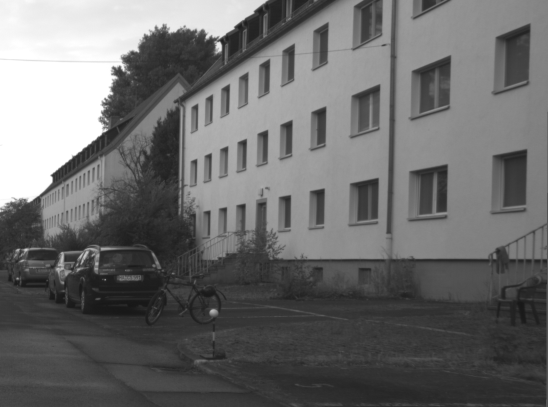
#> input picture Assignment2_LineDetection/road.png, 548 x 407 px
$ python main.py
#> lines starting #> are read from the running program, lines starting #| are printed output that depends on the picture; after the words box and inside, x2 and y2 are one past the last pixel; in counts of white or black regions, pixels touching at a corner belong together
### Assignment2_LineDetection/gaussian.py
import numpy as np


def gaussian_filter(sigma):
    """
    :param sigma: sigma of Gaussian filter
    :return: Gaussian kernel
    """

    # Rule of thumb for Gaussian
    size = 6 * sigma + 1

    kernel = np.zeros((size, size))
    for i in range(size):
        row = int(size / 2) - i
        for j in range(size):
            col = int(size / 2) - j
            kernel[i][j] = 1 / (2 * np.pi * sigma * sigma) * np.exp(-(col * col + row * row) / (2 * sigma * sigma))

    const = 1 / np.sum(kernel)
    kernel = np.multiply(kernel, const)

    return kernel

### Assignment2_LineDetection/convolution.py
import numpy as np
import math
from itertools import product
from numpy import dot, exp, mgrid, pi, ravel, square, uint8, zeros


# [36 lines left out: function convolve2, not called in this run]


def convolve(image, filter):
    # image: image pixel matrix
    # filter: filter matrix
    # Output is the concolved image

    row, col = image.shape
    kernel_size = filter.shape[0]
    convolved_image = np.zeros((row, col))

    pad_row = int((kernel_size - 1)/2)
    pad_col = int((kernel_size - 1)/2)

    result = np.zeros((row + (2 * pad_row), col + (2 * pad_col)))

    # copy image into center of result image
    # result[pad_row:pad_row + row, pad_col:pad_col + col] = image

    for i in range(len(result)):
        for j in range(len(result[0])):
            if i < pad_row:
                if j < pad_col:
                    result[i][j] = image[0][0]
                elif pad_col <= j < pad_col + col:
                    result[i][j] = image[0][j - pad_col]
                else:
                    result[i][j] = image[0][col - 1]
            elif pad_row <= i < pad_row + row:
                if j < pad_col:
                    result[i][j] = image[i - pad_row][0]
                elif pad_col <= j < pad_col + col:
                    result[i][j] = image[i - pad_row][j - pad_col]
                else:
                    result[i][j] = image[i - pad_row][col - 1]
            else:
                if j < pad_col:
                    result[i][j] = image[row - 1][0]
                elif pad_col <= j < pad_col + col:
                    result[i][j] = image[row - 1][j - pad_col]
                else:
                    result[i][j] = image[row - 1][col - 1]


    # Result image dimension
    R_height, R_width = result.shape[0], result.shape[1]
    flt_height = R_height - kernel_size + 1
    flt_width = R_width - kernel_size + 1

    # im2col, turn the kernel_size*kernel_size pixels into a row and np.vstack all rows
    image_array = np.zeros((flt_height * flt_width, kernel_size * kernel_size))
    row = 0
    for i, j in product(range(flt_height), range(flt_width)):
        window = ravel(result[i : i + kernel_size, j : j + kernel_size])  # Flatten the window matrix to an array
        image_array[row, :] = window
        row += 1

    #  turn the kernel into shape(k*k, 1)
    filter_array = ravel(filter)

    # reshape and get the filtered image
    flt = dot(image_array, filter_array).reshape(flt_height, flt_width)

    return flt

### Assignment2_LineDetection/hessian.py
import numpy as np
import convolution


def non_max_suppress(det_matrix):
    """
    :param det_matrix: determinant of hessian matrix
    :return: suppressed matrix
    """
    row, col = det_matrix.shape
    suppressed_matrix = np.zeros((row, col))

    for i in range(1, row - 1):
        for j in range(1, col - 1):
            n_11 = det_matrix[i - 1][j - 1]
            n_12 = det_matrix[i - 1][j]
            n_13 = det_matrix[i - 1][j + 1]
            n_21 = det_matrix[i][j - 1]
            n_22 = det_matrix[i][j]
            n_23 = det_matrix[i][j + 1]
            n_31 = det_matrix[i][j - 1]
            n_32 = det_matrix[i + 1][j]
            n_33 = det_matrix[i + 1][j + 1]

            if n_22 == max(n_11, n_12, n_13, n_21, n_22, n_23, n_31, n_32, n_33):
                suppressed_matrix[i][j] = n_22

    return suppressed_matrix


def hessian_detector(source, threshold):
    """
    :param source: source matrix
    :param threshold: pixel value threshold
    :return: suppressed determinant of hessian matrix
    """

    # Sobel filter
    v_kernel = np.array([[-1, 0, 1],
                         [-2, 0, 2],
                         [-1, 0, 1]])

    h_kernel = np.array([[1, 2, 1],
                         [0, 0, 0],
                         [-1, -2, -1]])

    Ix = np.array(convolution.convolve(source, v_kernel))
    Iy = np.array(convolution.convolve(source, h_kernel))

    Ixx = np.array(convolution.convolve(Ix, v_kernel))
    Ixy = np.array(convolution.convolve(Ix, h_kernel))
    Iyy = np.array(convolution.convolve(Iy, h_kernel))

    det = Ixx * Iyy - Ixy * Ixy

    det = np.where(det < threshold, 0, det)

    sup_det_mat = non_max_suppress(det)

    return sup_det_mat

### Assignment2_LineDetection/ransac.py
import numpy as np
import matplotlib.pyplot as plt
import matplotlib.patches as patches


def detect_points(source):
    """
    :param source: hessian matrix
    :return: list of coordinates of points with intensity which is not equal to 0
    """

    row, col = source.shape
    points = []
    for i in range(row):
        for j in range(col):
            if source[i][j] != 0:
                points.append((i, j))

    return points


def find_line(point_1, point_2):
    """
    :param point_1: coordinate of point 1
    :param point_2: coordinate of point 2
    :return: slope, intercept
    """

    x1, y1 = point_1
    x2, y2 = point_2
    if x1 == x2:
        m = np.inf
    else:
        m = (y2 - y1) / (x2 - x1)
    b = y1 - m * x1

    return m, b


def distance_point2line(slope, intercept, point):
    """
    :param slope: slope of the line
    :param intercept: intercept of the line
    :param point: coordinate of a point
    :return: distance from the point to the line
    """

    x2, y2 = point
    m1 = slope
    b1 = intercept
    if slope == 0:
        m2 = - np.inf
    else:
        m2 = - 1 / slope
    b2 = y2 - m2 * x2
    x1 = (b2 - b1) / (m1 - m2)
    y1 = m1 * x1 + b1

    dist = np.sqrt((y2 - y1) ** 2 + (x2 - x1) ** 2)

    return dist


def ransac(points, used_subset, min_inlier, dist_threshold):
    """
    :param points: list of coordinates of points with non-zero intensity
    :param used_subset: list of points that have been used
    :param min_inlier: minimum required number of inliers
    :param dist_threshold: distance threshold
    :return: best subset of points after n iterations
    """

    # Initial number of points
    s = 2
    # Distance threshold
    t = dist_threshold
    # Outlier ratio
    e = 0.5
    # Probability of a least one random sample is free from outliers
    p = 0.99
    # Number of samples
    n = int(np.ceil(np.log(1 - p) / np.log(1 - (1 - e) ** s)))

    best_subset = []
    best_num_inlier = 0

    for i in range(n):
        inlier_subset = []

        index_1 = np.random.randint(len(points))
        while index_1 in used_subset:
            index_1 = np.random.randint(len(points))

        index_2 = np.random.randint(len(points))
        while index_2 in used_subset:
            index_2 = np.random.randint((len(points)))

        slope, intercept = find_line(points[index_1], points[index_2])

        num_inlier = 0

        for index in range(len(points)):
            if distance_point2line(slope, intercept, points[index]) <= dist_threshold:
                num_inlier += 1
                inlier_subset.append(index)

        if num_inlier > best_num_inlier:
            best_num_inlier = num_inlier
            best_subset.clear()
            best_subset = inlier_subset.copy()

        if num_inlier >= min_inlier:
            break

    return best_subset


def ransac_findlines(image, hessian_matrix, min_inlier, dist_threshold, result_dir):
    """
    :param image: source image
    :param hessian_matrix: hessian matrix
    :param min_inlier: minimum required number of inliers
    :param dist_threshold: distance threshold
    :param result_dir: plot the points and lines on the image and save it to this directory
    """

    points = detect_points(hessian_matrix)
    used_subset = np.array([])
    lines = []

    i = 0
    while i < 4:
        find_subset = np.array(ransac(points, used_subset, min_inlier, dist_threshold))
        fig, ax = plt.subplots(1)
        ax.imshow(image)

        left_most = points[find_subset[0]]
        right_most = points[find_subset[0]]

        for index in find_subset:
            y, x = points[index]
            rect = patches.Rectangle((x, y), 3, 3, facecolor='r')
            ax.add_patch(rect)

            if x < left_most[1]:
                left_most = points[index]
            elif x > right_most[1]:
                right_most = points[index]

        line = (left_most, right_most)
        plt.plot([left_most[1], right_most[1]], [left_most[0], right_most[0]], color='red', linewidth=1)
        plt.show()

        print('Is it a correct line? (y/n)')
        x = input()
        if x == 'y':
            used_subset = np.append(used_subset, find_subset)
            lines.append(line)
            i += 1

    fig, ax = plt.subplots(1)
    ax.imshow(image)

    for index in used_subset:
        y, x = points[int(index)]
        rect = patches.Rectangle((x, y), 3, 3, facecolor='r')
        ax.add_patch(rect)

    for line in lines:
        plt.plot([line[0][1], line[1][1]], [line[0][0], line[1][0]], color='red', linewidth=1)

    plt.show()

    fig.savefig(result_dir + 'ransac.png')

### Assignment2_LineDetection/main.py
from pathlib import Path
from PIL import Image
import numpy as np
import convolution
import gaussian
import hessian
import ransac
import hough


def pre_processing(source_matrix, sigma, threshold):
    """
        sigma = 1 -> sigma=1 * 1
        sigma = 2 -> sigma=1 * 3
        sigma = 4 -> sigma=1 * 5
        sigma = 8 -> sigma=1 * 7
        """
    smoothed_matrix = np.copy(source_matrix)
    if sigma == 1 or sigma == 2 or sigma == 4 or sigma == 8:
        gauss_kernel = gaussian.gaussian_filter(1)
        for i in range(int(np.log2(sigma)) * 2 + 1):
            smoothed_matrix = convolution.convolve(smoothed_matrix, gauss_kernel)
    else:
        gauss_kernel = gaussian.gaussian_filter(sigma)
        smoothed_matrix = convolution.convolve(smoothed_matrix, gauss_kernel)

    hessain_matrix = hessian.hessian_detector(smoothed_matrix, threshold)

    return hessain_matrix


def line_detection(sigma=1, threshold=120000, min_inlier=30, dist_threshold=2, num_bin_x=181, num_bin_y=0):
    source_image = Image.open('road.png')
    result_dir = 'results/'
    if not Path(result_dir).exists():
        Path(result_dir).mkdir()
    source_matrix = np.array(source_image)

    hessian_matrix = pre_processing(source_matrix, sigma, threshold)
    hessian_image = Image.fromarray(hessian_matrix)
    hessian_image.convert("L").save(result_dir + 'hessian_sigma=' + str(sigma) + '_threshold=' + str(threshold) + '.png')

    ransac.ransac_findlines(source_image, hessian_matrix, min_inlier, dist_threshold, result_dir)

    num_bin_y = num_bin_y
    min_bin_y = np.sqrt(hessian_matrix.shape[0] ** 2 + hessian_matrix.shape[1] ** 2) * 2
    if num_bin_y < min_bin_y:
        num_bin_y = min_bin_y

    hough_space_matrix = hough.hough_findlines(source_image, hessian_matrix, result_dir, num_bin_x, num_bin_y)
    hough_space_image = Image.fromarray(hough_space_matrix)

    hough_space_image.convert("L").save(result_dir + 'hough_space_bin-x=' + str(int(num_bin_x)) + '_bin-y=' + str(int(num_bin_y)) + '.png')


def main():
    line_detection()
#> in line_detection, source_image is the input picture: PIL image 548x407 P; min 23, max 255, mean 107.6
#> the loop in pre_processing, `for i in range(int(np.log2(sigma)) * 2 + 1):` made 1 pass
#> pass 1, in pre_processing, `smoothed_matrix = convolution.convolve(smoothed_matrix, gauss_kernel)`:
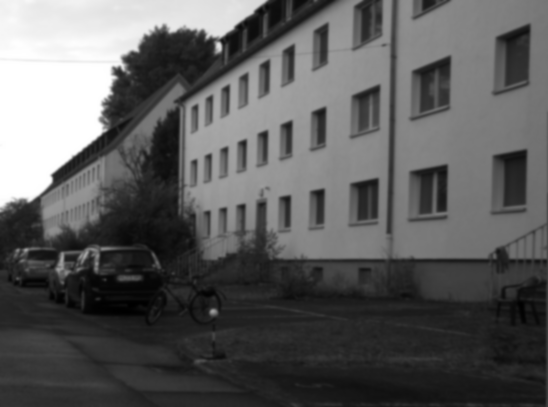
#> smoothed_matrix: shape (407, 548) float64; min 23.74, max 255, mean 107.6; drawn with min black and max white
#> the loop in convolve (call 2), `for i, j in product(range(flt_height), range(flt_width)):` made 223036 passes
#> window on passes 17 to 19: [244.3, 244.2, 244, 244.3, 244.2, 244, 244.4, 244.2, 243.9], [244.2, 244, 243.6, 244.2, 244, 243.6, 244.2, 243.9, 243.5], [244, 243.6, 243.1, 244, 243.6, 243.1, 243.9, 243.5, 243]
#> the loop in convolve (call 3), `for i, j in product(range(flt_height), range(flt_width)):` made 223036 passes
#> after the loop in convolve (call 3), `for i, j in product(range(flt_height), range(flt_width)):`: row = 223036
#> in convolve (call 3), `flt = dot(image_array, filter_array).reshape(flt_height, flt_width)`:
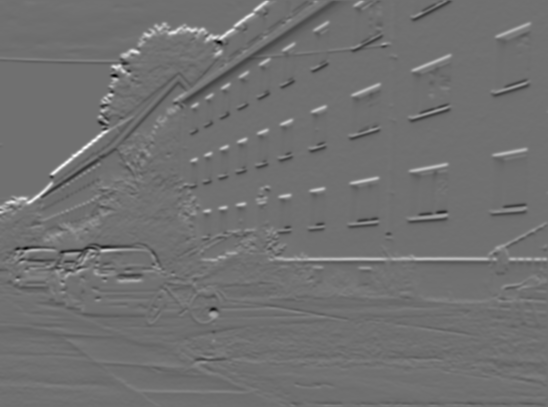
#> flt: shape (407, 548) float64; min -330.8, max 418.9, mean 2.1; drawn with min black and max white
#> the loop in convolve (call 4), `for i, j in product(range(flt_height), range(flt_width)):` made 223036 passes
#> window on passes 1 to 3: [0.884, 0.884, 1.51, 0.884, 0.884, 1.51, 0.888, 0.888, 1.95], [0.884, 1.51, 0.459, 0.884, 1.51, 0.459, 0.888, 1.95, 1.82], [1.51, 0.459, -0.166, 1.51, 0.459, -0.166, 1.95, 1.82, 1.18]
#> in convolve (call 4), `flt = dot(image_array, filter_array).reshape(flt_height, flt_width)`:
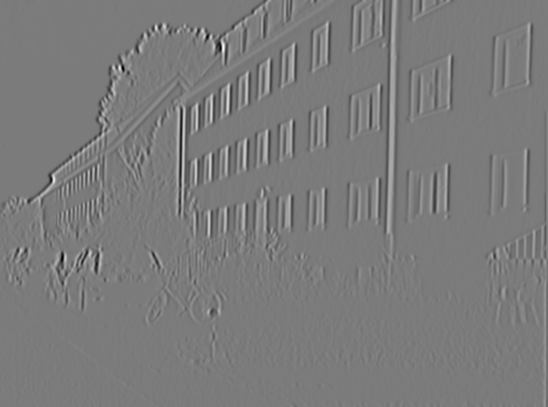
#> flt: shape (407, 548) float64; min -1634.5, max 1736.1, mean 0; drawn with min black and max white
#> the loop in convolve (call 5), `for i, j in product(range(flt_height), range(flt_width)):` made 223036 passes
#> in convolve (call 5), `flt = dot(image_array, filter_array).reshape(flt_height, flt_width)`:
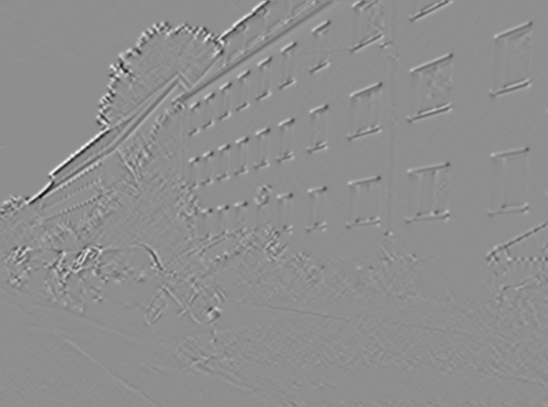
#> flt: shape (407, 548) float64; min -1014, max 797.2, mean 0; drawn with min black and max white
#> the loop in convolve (call 6), `for i, j in product(range(flt_height), range(flt_width)):` made 223036 passes
#> window on passes 1 to 3: [4, 4, 3.74, 4, 4, 3.74, 7.84, 7.84, 7.65], [4, 3.74, 3, 4, 3.74, 3, 7.84, 7.65, 6.58], [3.74, 3, 2.05, 3.74, 3, 2.05, 7.65, 6.58, 4.83]
#> in convolve (call 6), `flt = dot(image_array, filter_array).reshape(flt_height, flt_width)`:
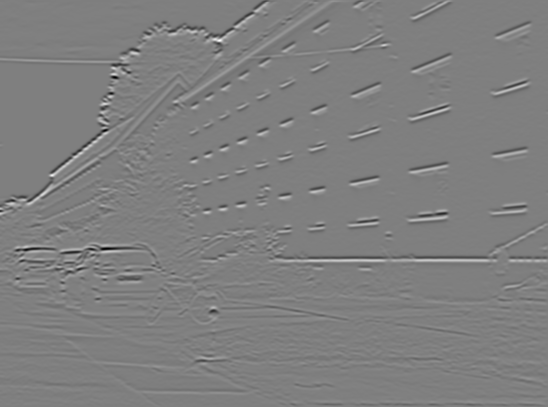
#> flt: shape (407, 548) float64; min -1691.1, max 1691.5, mean -0.1; drawn with min black and max white
#> in line_detection, `hessian_image.convert("L").save(result_dir + 'hessian_sigma=' + str(si..`:
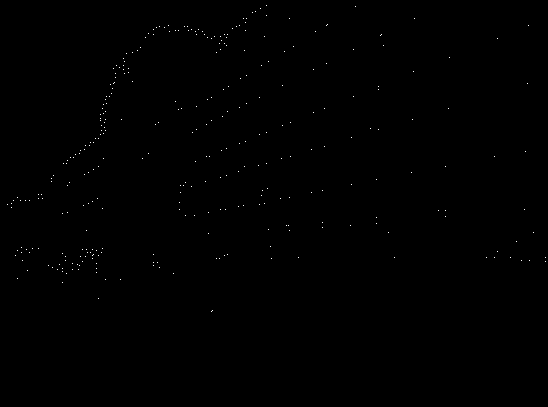
#> saved as hessian_sigma=1_threshold=120000.png: PIL image 548x407 L; 0.15% white in thin lines or dots, all inside (x1, y1, x2, y2) = (7, 5, 546, 312)
#> in ransac_findlines, `points = detect_points(hessian_matrix)`: points = 329 pairs, first value 5 to 311, second value 7 to 545
#> the loop in ransac, `for i in range(n):` made 17 passes
#> (slope, intercept) on passes 1 to 12: (0.455, 209.2), (-3.8, 738.3), (0.388, -3.18), (-1.4, 439.1), (3.38, -630.2), (-5.45, 1622.7), (-0.167, 126.8), (-2.53, 736.7), (-0.15, 232.1), (1.05, 25.74), (-4.36, 888.6), (1.75, 147.2)
#> after the loop in ransac, `for i in range(n):`: best_num_inlier = 17; best_subset = [70, 80, 83, 86, 87, 93, 96, 98, 122, 134, 139, 142, 179, 219, 264, 284, 299]
#> in ransac_findlines, `find_subset = np.array(ransac(points, used_subset, min_inlier, dist_th..`: find_subset = 17 values from 70 to 299
#> in ransac_findlines, `left_most = points[find_subset[0]]`: left_most = (65, 116)
#> the loop in ransac_findlines, `for index in find_subset:` made 17 passes
#> (index, y, x) on passes 1 to 2: (70, 65, 116), (80, 73, 115)
#> index on passes 3 to 8: 83, 86, 87, 93, 96, 98
#> in ransac_findlines, `plt.show()`:
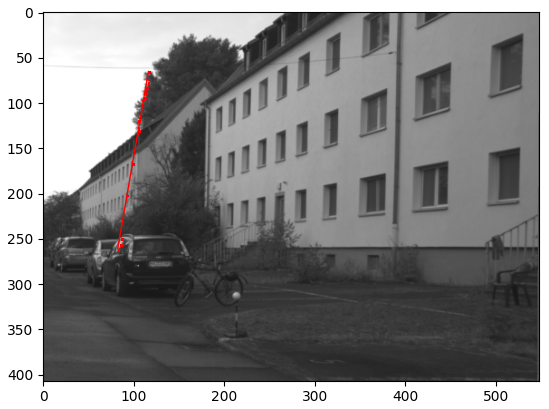
#> figure drawn by matplotlib, 1 panel


if __name__ == '__main__':
#> (the run stopped early here; a loop or call above may not have finished)
